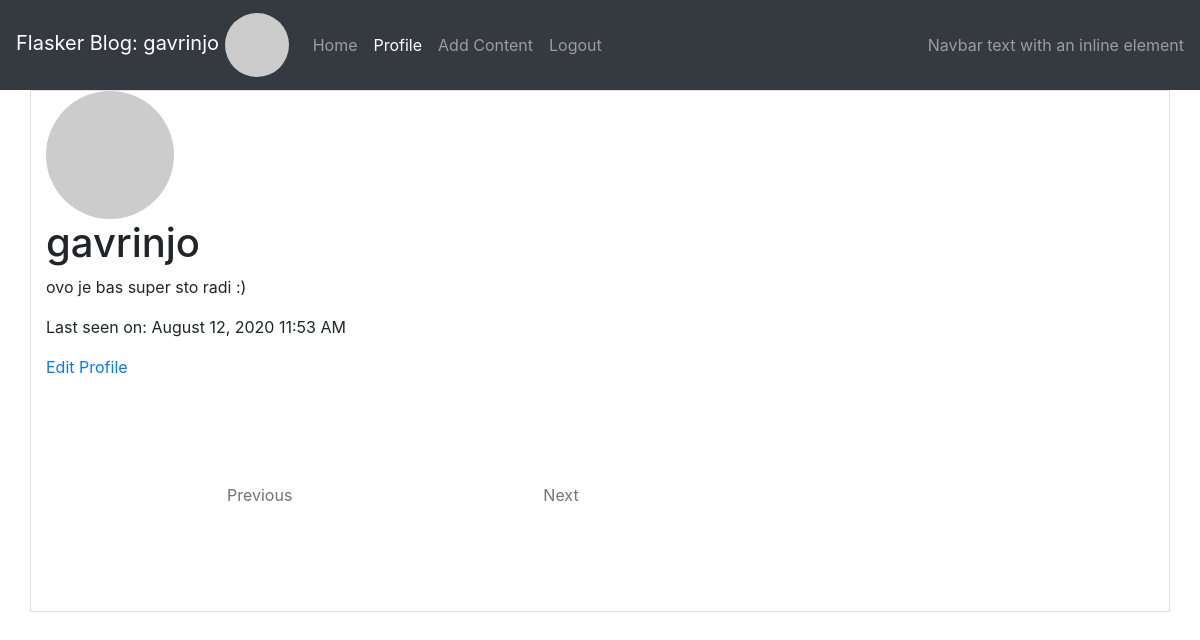
Page /user/gavrinjo (signed in) on the earlier database version.
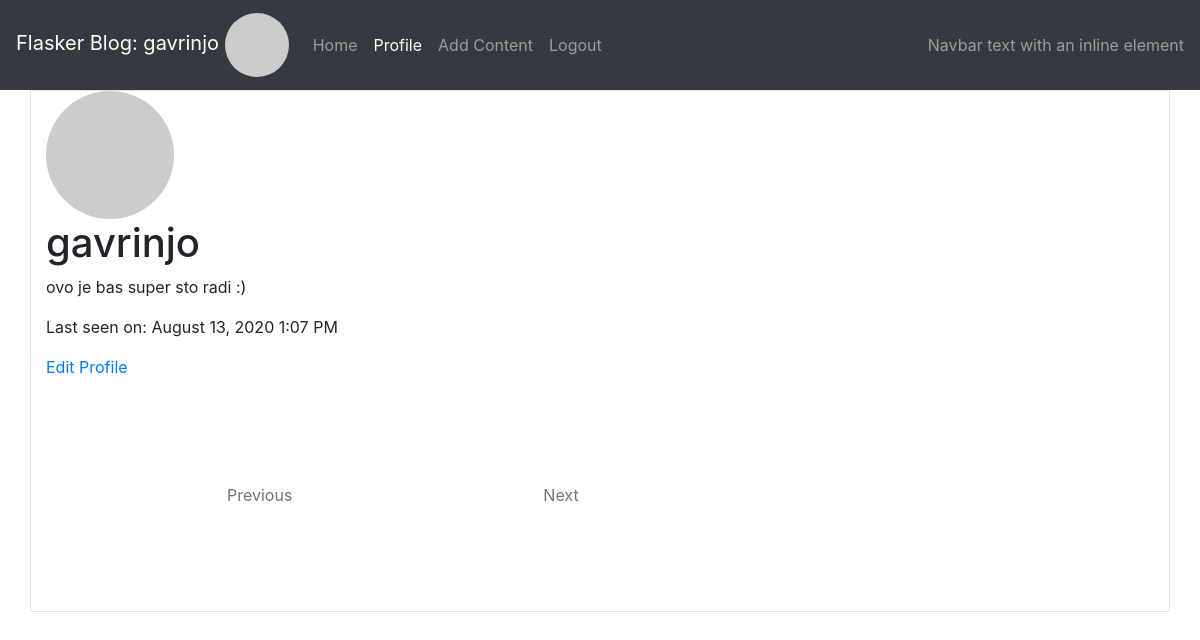
Same page on the later database version.
### app/models.py (models this page shows, shortened)
class User(UserMixin, db.Model):
    id = db.Column(db.Integer, primary_key=True)
    username = db.Column(db.String(64), index=True, unique=True)
    email = db.Column(db.String(120), index=True, unique=True)
    password_hash = db.Column(db.String(128))
    about_me = db.Column(db.String(140))
    last_seen = db.Column(db.DateTime, default=datetime.utcnow)
    post = db.relationship("Post", backref="author", lazy="dynamic")
    def avatar(self, size):
        digest = md5(self.email.lower().encode("utf-8")).hexdigest()
        return f"https://www.gravatar.com/avatar/{digest}?d=identicon&r=x&s={size}"

### app/main/routes.py (the view)
@bp.route("/user/<username>")
@login_required
def user(username):
    user = User.query.filter_by(username=username).first_or_404()
    posts = user.post.order_by(Post.timestamp.desc()).all()
    return render_template("user.html", title=user.username, user=user, posts=posts)

### app/main/routes.py (called while the page is built)
@bp.before_request
def before_request():
    if current_user.is_authenticated:
        current_user.last_seen = datetime.utcnow()
        db.session.commit()

### app/models.py (called while the page is built)
@login.user_loader
def load_user(id):
    return User.query.get(int(id))

### app/templates/user.html (shortened to what this page needs)
{% extends 'base.html' %}
{% block app_content %}
    <div class="col-md-8">
        <img style="max-height: 128px; max-width: 128px;" class="rounded-circle" src="{{ user.avatar(128) }}">
        <h1>{{ user.username }}</h1>
        {% if user.about_me %}<p>{{ user.about_me }}</p>{% endif %}
        {% if user.last_seen %}<p>Last seen on: {{ moment(user.last_seen).format("LLL") }}</p>{% endif %}
        {% if user == current_user %}
        <a href="{{ url_for('main.edit_profile') }}">Edit Profile</a>
        {% endif %}
    <section class="blog-list px-3 py-5 p-md-5">
        <div class="container">
            <nav class="blog-nav nav nav-justified my-5">
                <a class="nav-link-prev nav-item nav-link {% if not prev_url %}disabled{% endif %} rounded-left" href="{{ prev_url or '#' }}">Previous</a>
                <a class="nav-link-next nav-item nav-link {% if not next_url %}disabled{% endif %} rounded-right" href="{{ next_url or '#' }}">Next</a>
            </nav>
        </div>
    </section>
    </div>
{% endblock app_content %}

### app/templates/base.html (shortened to what this page needs)
{% extends 'bootstrap/base.html' %}
{% block head %}
    <link rel="stylesheet" href="https://stackpath.bootstrapcdn.com/bootstrap/4.4.1/css/bootstrap.min.css">
    <link href="https://cdn.jsdelivr.net/npm/summernote@0.8.18/dist/summernote-bs4.min.css" rel="stylesheet">
    <link rel="stylesheet" href="{{url_for('static', filename='style.css')}}">
{% endblock %}
{% block navbar %}
    <nav class="navbar sticky-top navbar-expand-lg navbar-dark bg-dark">
        <a class="navbar-brand" href="{{ url_for('main.user', username=current_user.username) }}">Flasker Blog: {{ current_user.username }}
            {% if current_user.is_anonymous %}
            <img style="max-height: 64px; max-width: 64px;" class="rounded-circle" src="{{ url_for('static', filename='profile-pic-dummy.png') }}">
            {% else %}
            <img style="max-height: 64px; max-width: 64px;" class="rounded-circle" src="{{ current_user.avatar(64) }}">
            {% endif %}
        </a>
        <div class="collapse navbar-collapse" id="navbarText">
            <ul class="navbar-nav mr-auto">
                <li class="nav-item {% if request.endpoint == 'main.index' %}active{% endif %}">
                    <a class="nav-link" href="{{ url_for('main.index') }}">Home</a>
                </li>
                {% if current_user.is_anonymous %}
                <li class="nav-item{% if request.endpoint == 'auth.login' %} active{% endif %}">
                    <a class="nav-link" href="{{ url_for('auth.login') }}">Login</a>
                </li>
                <li class="nav-item{% if request.endpoint == 'auth.register' %} active{% endif %}">
                    <a class="nav-link" href="{{ url_for('auth.register') }}">Create an account</a>
                </li>
                {% else %}
                <li class="nav-item{% if request.endpoint == 'main.user' %} active{% endif %}">
                    <a class="nav-link" href="{{ url_for('main.user', username=current_user.username) }}">Profile</a>
                </li>
                <li class="nav-item{% if request.endpoint == 'content.postit' %} active{% endif %}">
                    <a class="nav-link" href="{{ url_for('content.postit') }}">Add Content</a>
                </li>
                <li class="nav-item{% if request.endpoint == 'auth.logout' %} active{% endif %}">
                    <a class="nav-link" href="{{ url_for('auth.logout') }}">Logout</a>
                </li>
                {% endif %}
            </ul>
            <span class="navbar-text">
                Navbar text with an inline element
            </span>
        </div>
    </nav>
{% endblock %}
{% block content %}
    <div class="container-lg border">
        <div class="row">
        {% block app_content %} {% endblock app_content %}
        </div>
    </div>
{% endblock %}

### app/static/style.css (style rules this page uses)
img { width:100%; height:100%; object-position: right; object-fit:cover }

Differences in the rows shown:
changed User "gavrinjo": last_seen "August 12, 2020 11:53 AM" → "August 13, 2020 1:07 PM"
